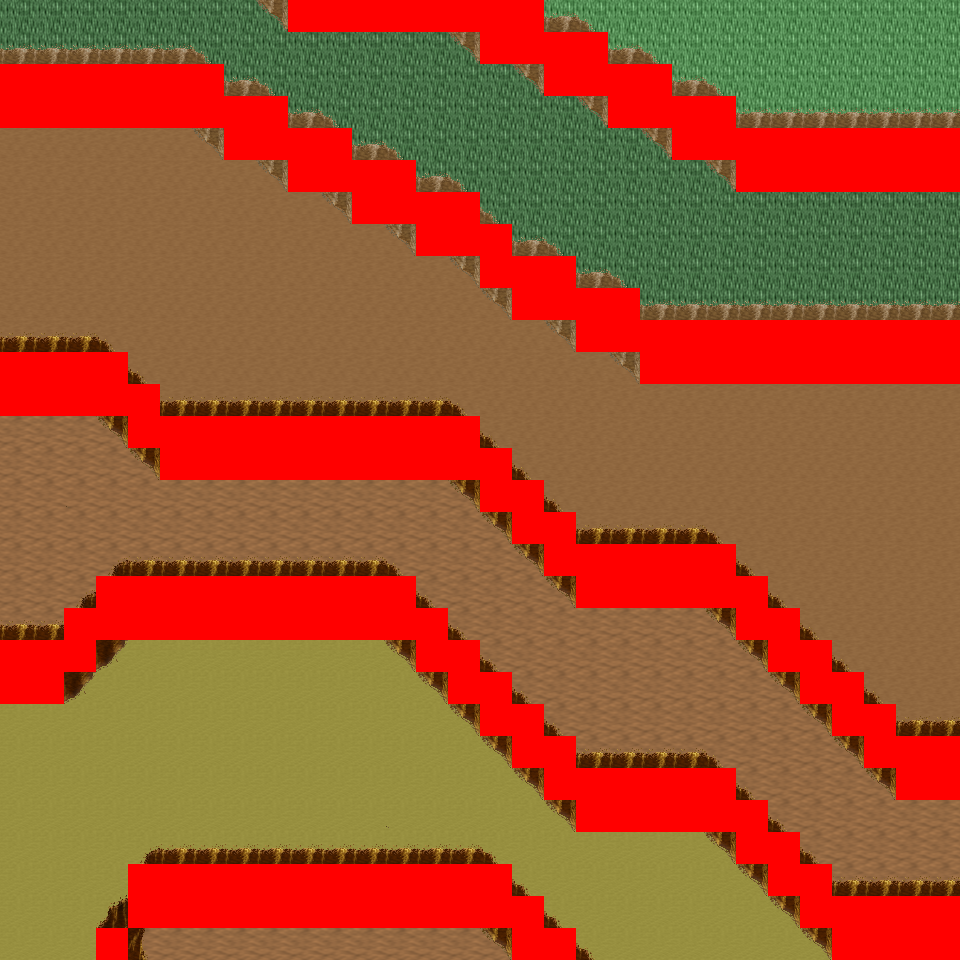

Rendered tile map (Tiled .tmx) drawn with the repository's tilesets; below, a short description and the map source with its tile grids summarised:
An orthogonal 30x30 tile map with 32x32 px tiles, 6 tile layers (Ground, Object, Object2, Above, ...), 10 tilesets and 13 objects (13x mapExit).

<map version="1.0" orientation="orthogonal" renderorder="right-down" width="30" height="30" tilewidth="32" tileheight="32" nextobjectid="14">
  <tileset firstgid="1" name="tileset_logic_collision" tilewidth="32" tileheight="32" tilecount="1" columns="1">
    <image source="../drawable/tileset_logic_collision.png" width="32" height="32" />
  </tileset>
  <tileset firstgid="2" name="tileset_ground_ground" tilewidth="32" tileheight="32" tilecount="33" columns="3">
    <image source="../drawable/tileset_ground_ground.png" width="96" height="352" />
  </tileset>
  <tileset firstgid="35" name="tileset_ground_earth_edges" tilewidth="32" tileheight="32" tilecount="18" columns="6">
    <image source="../drawable/tileset_ground_earth_edges.png" width="192" height="96" />
  </tileset>
  <tileset firstgid="53" name="tileset_ground_grass_corners" tilewidth="32" tileheight="32" tilecount="24" columns="6">
    <image source="../drawable/tileset_ground_grass_corners.png" width="192" height="128" />
  </tileset>
  <tileset firstgid="77" name="tileset_ground_grass_edges" tilewidth="32" tileheight="32" tilecount="36" columns="12">
    <image source="../drawable/tileset_ground_grass_edges.png" width="384" height="96" />
  </tileset>
  <tileset firstgid="113" name="tileset_ground_water_pool" tilewidth="32" tileheight="32" tilecount="72" columns="3">
    <image source="../drawable/tileset_ground_water_pool.png" width="96" height="768" />
  </tileset>
  <tileset firstgid="185" name="tileset_ground_ridge_earth_pale" tilewidth="32" tileheight="32" tilecount="96" columns="12">
    <image source="../drawable/tileset_ground_ridge_earth_pale.png" width="384" height="256" />
  </tileset>
  <tileset firstgid="281" name="tileset_ground_ridge_earth_dark" tilewidth="32" tileheight="32" tilecount="96" columns="12">
    <image source="../drawable/tileset_ground_ridge_earth_dark.png" width="384" height="256" />
  </tileset>
  <tileset firstgid="377" name="tileset_plant_stump_stump_vertical" tilewidth="32" tileheight="32" tilecount="1" columns="1">
    <image source="../drawable/tileset_plant_stump_stump_vertical.png" width="32" height="32" />
  </tileset>
  <tileset firstgid="378" name="tileset_plant_tree_tree_darkgreen" tilewidth="32" tileheight="32" tilecount="88" columns="8">
    <image source="../drawable/tileset_plant_tree_tree_darkgreen.png" width="256" height="352" />
  </tileset>
  <layer name="Ground" width="30" height="30">
    <data>[900 cells, 900 non-empty, 5 distinct tile ids]</data>
  </layer>
  <layer name="Object" width="30" height="30">
    <data>[900 cells, 400 non-empty, 26 distinct tile ids]</data>
  </layer>
  <layer name="Object2" width="30" height="30">
    <data>[900 cells, 21 non-empty, 3 distinct tile ids]</data>
  </layer>
  <layer name="Above" width="30" height="30">
    <data>[900 cells, 0 non-empty, 0 distinct tile ids]</data>
  </layer>
  <layer name="Above2" width="30" height="30">
    <data>[900 cells, 0 non-empty, 0 distinct tile ids]</data>
  </layer>
  <layer name="Walkable" width="30" height="30">
    <data>[900 cells, 244 non-empty, 1 distinct tile ids]</data>
  </layer>
  <objectgroup name="MapEvents">
    <object id="1" name="north" type="mapExit" x="0" y="0" width="288" height="32">
      <properties>
        <property name="map" value="level_0_x2_y78" />
        <property name="x" value="0" />
        <property name="y" value="28" />
      </properties>
    </object>
    <object id="2" name="north2" type="mapExit" x="544" y="0" width="416" height="32">
      <properties>
        <property name="map" value="level_0_x2_y78" />
        <property name="x" value="17" />
        <property name="y" value="28" />
      </properties>
    </object>
    <object id="3" name="south" type="mapExit" x="0" y="928" width="96" height="32">
      <properties>
        <property name="map" value="level_0_x2_y80" />
        <property name="x" value="0" />
        <property name="y" value="1" />
      </properties>
    </object>
    <object id="4" name="south2" type="mapExit" x="128" y="928" width="384" height="32">
      <properties>
        <property name="map" value="level_0_x2_y80" />
        <property name="x" value="4" />
        <property name="y" value="1" />
      </properties>
    </object>
    <object id="5" name="south3" type="mapExit" x="576" y="928" width="256" height="32">
      <properties>
        <property name="map" value="level_0_x2_y80" />
        <property name="x" value="18" />
        <property name="y" value="1" />
      </properties>
    </object>
    <object id="6" name="west" type="mapExit" x="0" y="0" width="32" height="64">
      <properties>
        <property name="map" value="level_0_x1_y79" />
        <property name="x" value="28" />
        <property name="y" value="0" />
      </properties>
    </object>
    <object id="7" name="west2" type="mapExit" x="0" y="128" width="32" height="224">
      <properties>
        <property name="map" value="level_0_x1_y79" />
        <property name="x" value="28" />
        <property name="y" value="4" />
      </properties>
    </object>
    <object id="8" name="west3" type="mapExit" x="0" y="416" width="32" height="224">
      <properties>
        <property name="map" value="level_0_x1_y79" />
        <property name="x" value="28" />
        <property name="y" value="13" />
      </properties>
    </object>
    <object id="9" name="west4" type="mapExit" x="0" y="704" width="32" height="256">
      <properties>
        <property name="map" value="level_0_x1_y79" />
        <property name="x" value="28" />
        <property name="y" value="22" />
      </properties>
    </object>
    <object id="10" name="east" type="mapExit" x="928" y="0" width="32" height="128">
      <properties>
        <property name="map" value="level_0_x3_y79" />
        <property name="x" value="1" />
        <property name="y" value="0" />
      </properties>
    </object>
    <object id="11" name="east2" type="mapExit" x="928" y="192" width="32" height="128">
      <properties>
        <property name="map" value="level_0_x3_y79" />
        <property name="x" value="1" />
        <property name="y" value="6" />
      </properties>
    </object>
    <object id="12" name="east3" type="mapExit" x="928" y="384" width="32" height="352">
      <properties>
        <property name="map" value="level_0_x3_y79" />
        <property name="x" value="1" />
        <property name="y" value="12" />
      </properties>
    </object>
    <object id="13" name="east4" type="mapExit" x="928" y="800" width="32" height="96">
      <properties>
        <property name="map" value="level_0_x3_y79" />
        <property name="x" value="1" />
        <property name="y" value="25" />
      </properties>
    </object>
  </objectgroup>
</map>
